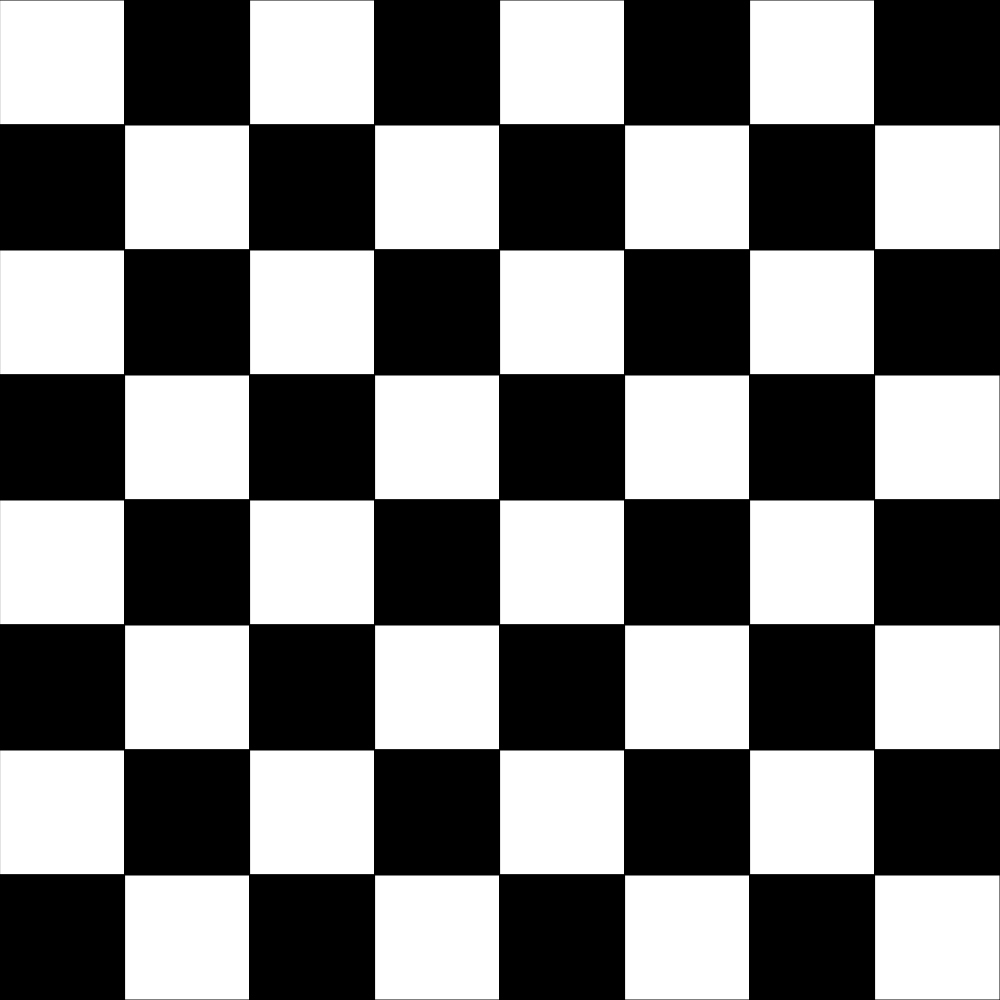
Frame 1 (no input)
Frame 60 (no input): identical to frame 1, image omitted
Frame 120 (the mouse pressed at the canvas centre since frame 60): identical to frame 1, image omitted

The p5.js sketch that drew this single still picture (run headless with seeded random() and noise() and a simulated clock; from frame 60 on, the mouse is pressed at the canvas centre):

// p5.js sketch
// ── sketch.js
function setup() {
  if (windowWidth> windowHeight) {
    createCanvas(windowHeight,windowHeight);
  }
  else {
    createCanvas(windowWidth,windowWidth);
  }
}

function draw() {
  background(220);
  drawChessboard();
}

function drawChessboard(){
  let size = width/8;
  let isWhite = true;
  for (let x = 0; x<8; x++) {
    for (let y =0; y<8; y++){
      square(x*size,y*size,size);
      if(isWhite){
        fill("white");
      }
      else{
        fill("black");
      }
      square ( x*size,y*size,size);
      isWhite=!isWhite;
    }
    isWhite = !isWhite;
  }
}
